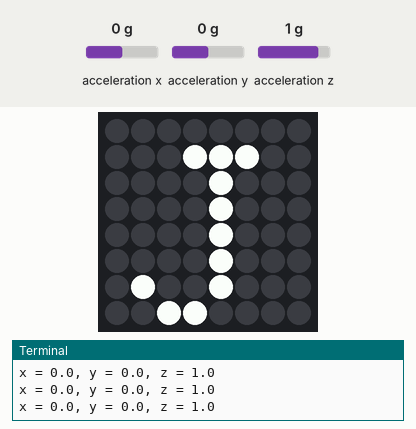
Bench run of a program on a simulated Raspberry Pi (BCM pin numbers) with a Sense HAT. Shown: the Sense HAT's 8×8 RGB LED matrix, the last lines printed to the terminal. Inputs (shaded band) come from the test bench; at power-on: acceleration x 0 g, acceleration y 0 g, acceleration z 1 g.

Above: at 1.2 s.
1.3 s: acceleration x set to -1.4 g
At 2.1 s:
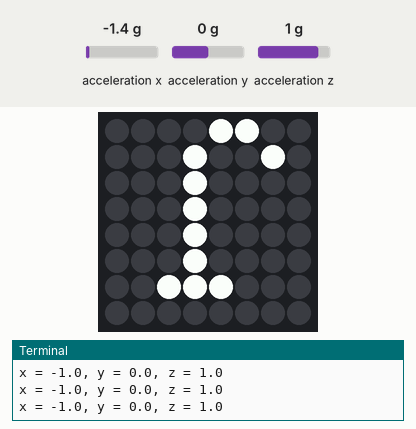
2.8 s: acceleration x set to 0 g
At 3.2 s:
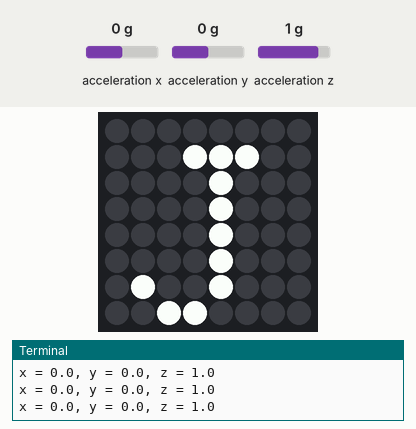
4.3 s: acceleration y set to -1.4 g
At 5.6 s:
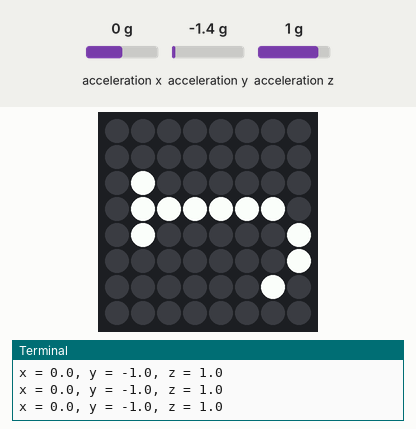
Timing chart, 0 to 7.3 s (numbered marks = the images above; inputs shaded):
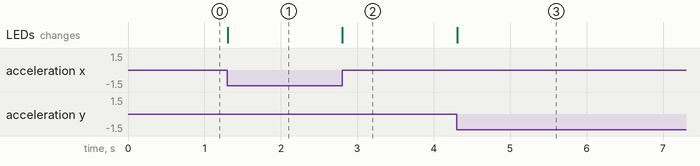

The program:

sensehat_imu_accelerometer2.py
```python
from sense_hat import SenseHat
sense = SenseHat()

# Display the letter J
sense.show_letter("J")

while True:
    acceleration = sense.get_accelerometer_raw()
    x = acceleration["x"]
    y = acceleration["y"]
    z = acceleration["z"]

    x = round(x, 0)
    y = round(y, 0)
    z = round(z, 0)

    print("x = {0}, y = {1}, z = {2}".format(x, y, z))

    # Update the rotation of the display depending on
    # way up the Sense Hat is.
    if x == -1:
        sense.set_rotation(180)
    elif y == 1:
        sense.set_rotation(90)
    elif y == -1:
        sense.set_rotation(270)
    else:
        sense.set_rotation(0)
```

Measured:
- after the input at 1.3 s, the LEDs: change at once (image 1)
- after the input at 2.8 s, the LEDs: change at once (image 2)
- after the input at 4.3 s, the LEDs: change at once (image 3)
